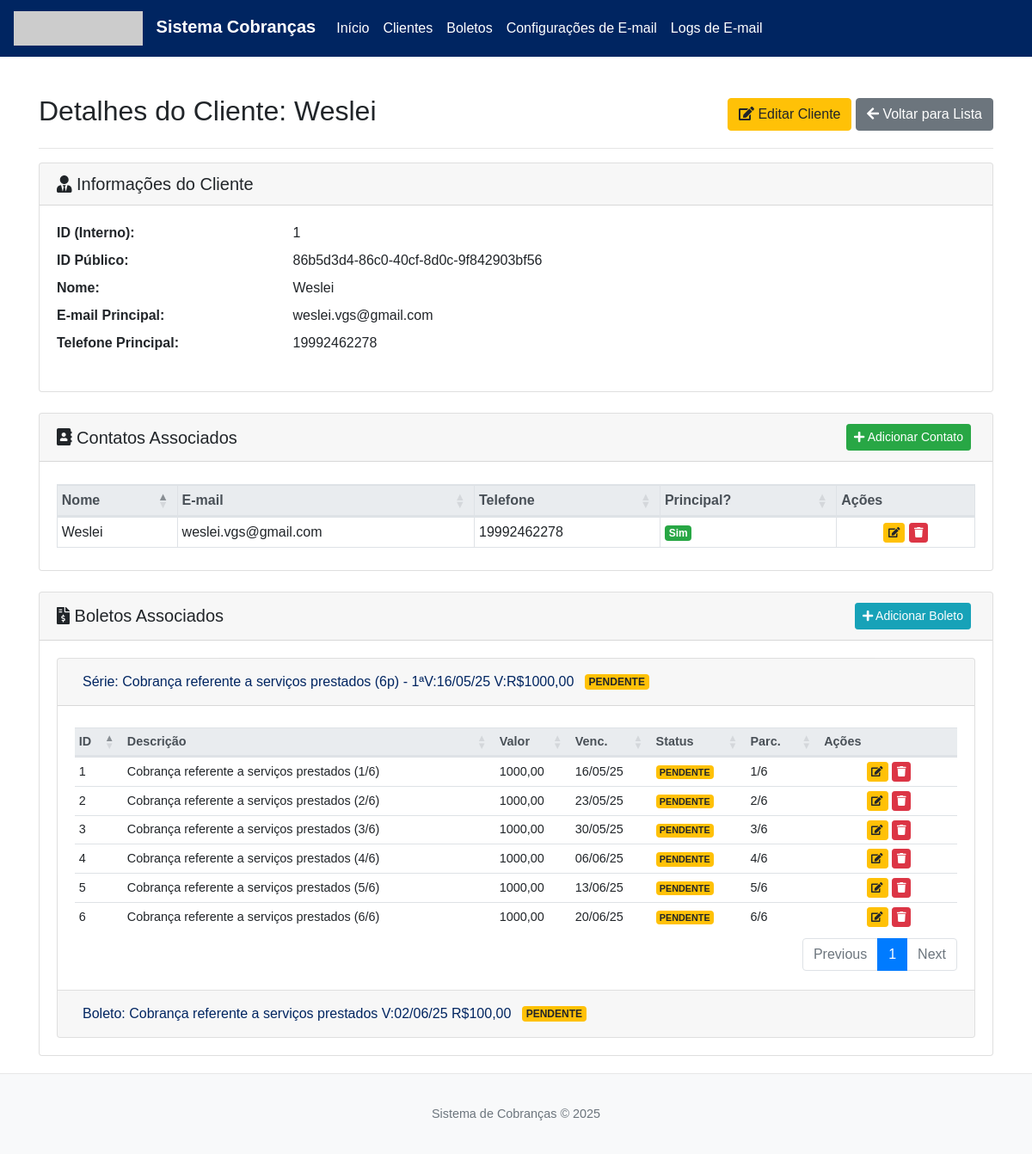
Page /clientes/86b5d3d4-86c0-40cf-8d0c-9f842903bf56 on the committed database.
### database.py (models this page shows, shortened)
class Cliente(db.Model):
    __tablename__ = 'cliente'
    id = db.Column(db.Integer, primary_key=True)
    public_id = db.Column(db.String(36), unique=True, nullable=False)
    nome = db.Column(db.String(150), nullable=False)
    email_principal = db.Column(db.String(120), unique=True, nullable=True)
    telefone_principal = db.Column(db.String(20), nullable=True)
    contatos = db.relationship('Contato', backref='cliente', lazy=True, cascade="all, delete-orphan")
    boletos = db.relationship('Boleto', backref='cliente', lazy=True, cascade="all, delete-orphan")
    __table_args__ = (Index('ix_cliente_public_id', 'public_id'),)

class Contato(db.Model):
    __tablename__ = 'contato'
    id = db.Column(db.Integer, primary_key=True)
    nome = db.Column(db.String(150), nullable=False)
    email = db.Column(db.String(120), nullable=True)
    telefone = db.Column(db.String(20), nullable=True)
    cliente_id = db.Column(db.Integer, db.ForeignKey('cliente.id', name='fk_contato_cliente_id'), nullable=False)
    is_principal = db.Column(db.Boolean, default=False, nullable=False)

class Boleto(db.Model):
    __tablename__ = 'boleto'
    id = db.Column(db.Integer, primary_key=True)
    public_id = db.Column(db.String(36), unique=True, nullable=False, default=generate_uuid)
    descricao_base = db.Column(db.String(180), nullable=False, default="Cobrança")
    descricao_completa = db.Column(db.String(200), nullable=True)
    valor = db.Column(db.Float, nullable=False)
    data_vencimento = db.Column(db.Date, nullable=False)
    periodicidade_replicacao = db.Column(db.String(20), nullable=False, default='mensal')
    numero_parcelas = db.Column(db.Integer, nullable=False, default=1)
    grupo_replicacao_id = db.Column(db.String(36), nullable=True)
    parcela_atual = db.Column(db.Integer, default=1, nullable=False)
    cliente_id = db.Column(db.Integer, db.ForeignKey('cliente.id', name='fk_boleto_cliente_id'), nullable=False)
    status = db.Column(db.String(20), nullable=False, default='pendente')
    data_pagamento = db.Column(db.Date, nullable=True)
    __table_args__ = (Index('ix_boleto_public_id', 'public_id'),)

### app.py (the view)
@main_bp.route('/clientes/<string:public_id>')
def view_cliente(public_id):
    cliente = Cliente.query.filter_by(public_id=public_id).first_or_404()
    boletos_agrupados_dict = defaultdict(list)
    boletos_do_cliente_ordenados = sorted(
        [b for b in cliente.boletos],
        key=lambda b: (b.grupo_replicacao_id if b.grupo_replicacao_id else str(uuid.uuid4()),
                       b.data_vencimento if b.data_vencimento else date.min,
                       b.parcela_atual)
    )
    for boleto_item in boletos_do_cliente_ordenados:
        grupo_chave = boleto_item.grupo_replicacao_id if boleto_item.grupo_replicacao_id else boleto_item.public_id
        boletos_agrupados_dict[grupo_chave].append(boleto_item)
    lista_de_grupos_de_boletos = []
    for grupo_id, boletos_no_grupo in boletos_agrupados_dict.items():
        boletos_no_grupo_ordenados = sorted(boletos_no_grupo, key=lambda b: (b.data_vencimento if b.data_vencimento else date.min, b.parcela_atual))
        if boletos_no_grupo_ordenados:
            lista_de_grupos_de_boletos.append({
                'id_do_grupo': grupo_id, 'boletos': boletos_no_grupo_ordenados,
                'e_serie': len(boletos_no_grupo_ordenados) > 1 and boletos_no_grupo_ordenados[0].grupo_replicacao_id is not None,
                'primeiro_boleto': boletos_no_grupo_ordenados[0]
            })
    lista_de_grupos_de_boletos.sort(key=lambda g: (g['primeiro_boleto'].data_vencimento if g['primeiro_boleto'].data_vencimento else date.min))
    return render_template('view_cliente.html', cliente=cliente, boletos_agrupados_lista=lista_de_grupos_de_boletos)

### database.py (called while the page is built)
@event.listens_for(Engine, "connect")
def _set_sqlite_pragma(dbapi_connection, connection_record):
    if isinstance(dbapi_connection, SQLite3Connection):
        cursor = dbapi_connection.cursor()
        cursor.execute("PRAGMA foreign_keys=ON;")
        cursor.close()

### templates/view_cliente.html (shortened to what this page needs)
{% extends "base.html" %}
{% block head_extra %}
<link rel="stylesheet" href="https://cdnjs.cloudflare.com/ajax/libs/font-awesome/5.15.3/css/all.min.css">
<link rel="stylesheet" href="https://cdn.datatables.net/1.13.8/css/dataTables.bootstrap4.min.css">
{% endblock %}
{% block content %}
<div class="d-flex justify-content-between align-items-center mb-3">
    <h2>Detalhes do Cliente: {{ cliente.nome }}</h2>
    <div>
        <a href="{{ url_for('main.editar_cliente', public_id=cliente.public_id) }}" class="btn btn-warning"><i class="fas fa-edit"></i> Editar Cliente</a>
        <a href="{{ url_for('main.listar_clientes') }}" class="btn btn-secondary"><i class="fas fa-arrow-left"></i> Voltar para Lista</a>
    </div>
</div>
<hr>
<div class="card mb-4">
  <div class="card-header"><h5><i class="fas fa-user-tie"></i> Informações do Cliente</h5></div>
  <div class="card-body">
    <dl class="row">
      <dt class="col-sm-3">ID (Interno):</dt><dd class="col-sm-9">{{ cliente.id }}</dd>
      <dt class="col-sm-3">ID Público:</dt><dd class="col-sm-9">{{ cliente.public_id }}</dd>
      <dt class="col-sm-3">Nome:</dt><dd class="col-sm-9">{{ cliente.nome }}</dd>
      <dt class="col-sm-3">E-mail Principal:</dt><dd class="col-sm-9" id="clienteEmailPrincipalDisplay">{{ cliente.email_principal or 'N/D (defina um contato principal)' }}</dd>
      <dt class="col-sm-3">Telefone Principal:</dt><dd class="col-sm-9" id="clienteTelefonePrincipalDisplay">{{ cliente.telefone_principal or 'N/D (defina um contato principal)' }}</dd>
    </dl>
  </div>
</div>
<div class="card mb-4">
  <div class="card-header d-flex justify-content-between align-items-center">
    <h5><i class="fas fa-address-book"></i> Contatos Associados</h5>
    <button type="button" class="btn btn-success btn-sm" data-toggle="modal" data-target="#modalGerenciarContato" data-action="novo">
        <i class="fas fa-plus"></i> Adicionar Contato
    </button>
  </div>
  <div class="card-body">
    <div class="table-responsive">
      <table id="contatosTable" class="table table-sm table-hover table-bordered" style="width:100%">
        <thead class="thead-light"><tr>
          <th>Nome</th><th>E-mail</th><th>Telefone</th><th>Principal?</th><th class="actions-col no-sort">Ações</th>
        </tr></thead>
        <tbody id="listaContatosBody">
        {% for contato in cliente.contatos %}
        <tr id="contatoRow-{{ contato.id }}">
          <td>{{ contato.nome }}</td>
          <td>{{ contato.email or '-' }}</td>
          <td>{{ contato.telefone or '-' }}</td>
          <td class="is-principal-cell">{% if contato.is_principal %}<span class="badge badge-success">Sim</span>{% else %}<span class="badge badge-secondary">Não</span>{% endif %}</td>
          <td class="actions-col">
            <button type="button" class="btn btn-warning btn-xs btn-abrir-modal-contato"
                    data-toggle="modal" data-target="#modalGerenciarContato"
                    data-contato-id="{{ contato.id }}"
                    data-nome="{{ contato.nome }}"
                    data-email="{{ contato.email or '' }}"
                    data-telefone="{{ contato.telefone or '' }}"
                    data-is-principal="{{ 'true' if contato.is_principal else 'false' }}"
                    data-action="editar"
                    title="Editar Contato">
                <i class="fas fa-edit"></i>
            </button>
            <button type="button" class="btn btn-danger btn-xs btn-excluir-contato" data-contato-id="{{ contato.id }}" data-contato-nome="{{ contato.nome }}" title="Excluir Contato"><i class="fas fa-trash"></i></button>
          </td>
        </tr>
        {% endfor %}
        </tbody>
      </table>
    </div>
  </div>
</div>
<div class="card">
  <div class="card-header d-flex justify-content-between align-items-center">
    <h5><i class="fas fa-file-invoice-dollar"></i> Boletos Associados</h5>
    <a href="{{ url_for('main.novo_boleto', cliente_id=cliente.id, redirect_to_client_public_id=cliente.public_id) }}" class="btn btn-info btn-sm"><i class="fas fa-plus"></i> Adicionar Boleto</a>
  </div>
  <div class="card-body">
    {% if boletos_agrupados_lista %}
    <div class="accordion accordion-boletos" id="accordionBoletosCliente">
      {% for grupo_info in boletos_agrupados_lista %}
      {% set gid = grupo_info.id_do_grupo.replace('-', '') %}
      <div class="card">
        <div class="card-header" id="heading{{ loop.index0 }}">
          <h5 class="mb-0">
            <button class="btn btn-link {% if not loop.first %}collapsed{% endif %}" type="button" data-toggle="collapse" data-target="#collapse{{ loop.index0 }}" aria-expanded="{{ 'true' if loop.first else 'false' }}">
              {% if grupo_info.e_serie %}Série: {{ grupo_info.primeiro_boleto.descricao_base }} ({{ grupo_info.boletos|length }}p) - 1ªV:{{ grupo_info.primeiro_boleto.data_vencimento.strftime('%d/%m/%y') }} V:R${{ "%.2f"|format(grupo_info.primeiro_boleto.valor)|replace('.', ',') }}
              {% else %}Boleto: {{ grupo_info.primeiro_boleto.descricao_completa }} V:{{ grupo_info.primeiro_boleto.data_vencimento.strftime('%d/%m/%y') }} R${{ "%.2f"|format(grupo_info.primeiro_boleto.valor)|replace('.', ',') }}{% endif %}
              {% if grupo_info.primeiro_boleto.status == 'pago' %}<span class="badge badge-success ml-2">PAGO</span>{% else %}<span class="badge badge-warning ml-2">PENDENTE</span>{% endif %}
            </button>
          </h5>
        </div>
        <div id="collapse{{ loop.index0 }}" class="collapse {% if loop.first %}show{% endif %}" data-parent="#accordionBoletosCliente">
          <div class="card-body">
            <table class="table table-sm table-hover table-boletos-accordion" style="width:100%">
              <thead class="thead-light">
                <tr><th>ID</th><th>Descri&ccedil;&atilde;o</th><th>Valor</th><th>Venc.</th><th>Status</th><th>Parc.</th><th class="actions-col no-sort">A&ccedil;&otilde;es</th></tr>
              </thead>
              <tbody>
              {% for b in grupo_info.boletos %}
              <tr class="{% if b.status=='pago' %}boleto-pago-row-accordion{% endif %}">
                <td>{{ b.id }}</td>
                <td>{{ b.descricao_completa }}</td>
                <td>{{ "%.2f"|format(b.valor)|replace('.', ',') }}</td>
                <td>{{ b.data_vencimento.strftime('%d/%m/%y') }}</td>
                <td>{% if b.status=='pago' %}<span class="badge badge-success">PAGO</span>{% else %}<span class="badge badge-warning">PENDENTE</span>{% endif %}</td>
                <td>{{ b.parcela_atual }}/{{ b.numero_parcelas }}</td>
                <td class="actions-col">
                  <button class="btn btn-warning btn-xs btn-editar-boleto-modal" data-toggle="modal" data-target="#modalEdicaoBoleto" data-public-id="{{ b.public_id }}" data-redirect-client-id="{{ cliente.public_id }}"><i class="fas fa-edit"></i></button>
                  {% if b.status!='pago' %}
                  <button class="btn btn-danger btn-xs" data-toggle="modal" data-target="#confirmDeleteBoletoModal{{ b.id }}"><i class="fas fa-trash"></i></button>
                  {% endif %}
                </td>
              </tr>
              {% endfor %}
              </tbody>
            </table>
          </div>
        </div>
      </div>
      {% endfor %}
    </div>
    {% else %}
      <p class="text-muted">Nenhum boleto cadastrado.</p>
    {% endif %}
  </div>
</div>
{% endblock %}

### static/style.css (style rules this page uses)
body { display: flex; flex-direction: column; min-height: 100vh; font-family: 'Arial', sans-serif; }
.table th, .table td { vertical-align: middle; }
.actions-col { width: 150px; text-align: center; }
.btn-sm { margin-right: 5px; }
.card-header h5 { margin-bottom: 0; }

### templates/view_cliente.html (style rules this page uses)
.btn-xs { padding: .1rem .3rem; font-size: .75rem; line-height: 1.5; border-radius: .2rem; }
.accordion-boletos .card-header { padding: .5rem 1rem; }
.accordion-boletos .btn-link { font-weight: 500; color: #002561; text-decoration: none; width: 100%; text-align: left; }
.table-boletos-accordion th, .table-boletos-accordion td { font-size: 0.9em; }

### rows in the picture
Cliente: nome "Weslei", id "1", public_id "86b5d3d4-86c0-40cf-8d0c-9f842903bf56", email_principal "weslei.vgs@gmail.com", telefone_principal "19992462278"
Contato: nome "Weslei", email "weslei.vgs@gmail.com", telefone "19992462278", is_principal "Sim"
Boleto: primeiro_boleto.descricao_base "Cobrança referente a serviços prestados", boletos|length "6", primeiro_boleto.data_vencimento "16/05/25", valor "1000,00", status "PENDENTE", id "1", descricao_completa "Cobrança referente a serviços prestados (1/6)", data_vencimento "16/05/25", parcela_atual "1", numero_parcelas "6"
Boleto: id "2", descricao_completa "Cobrança referente a serviços prestados (2/6)", valor "1000,00", data_vencimento "23/05/25", status "PENDENTE", parcela_atual "2", numero_parcelas "6"
Boleto: id "3", descricao_completa "Cobrança referente a serviços prestados (3/6)", valor "1000,00", data_vencimento "30/05/25", status "PENDENTE", parcela_atual "3", numero_parcelas "6"
Boleto: id "4", descricao_completa "Cobrança referente a serviços prestados (4/6)", valor "1000,00", data_vencimento "06/06/25", status "PENDENTE", parcela_atual "4", numero_parcelas "6"
Boleto: id "5", descricao_completa "Cobrança referente a serviços prestados (5/6)", valor "1000,00", data_vencimento "13/06/25", status "PENDENTE", parcela_atual "5", numero_parcelas "6"
Boleto: id "6", descricao_completa "Cobrança referente a serviços prestados (6/6)", valor "1000,00", data_vencimento "20/06/25", status "PENDENTE", parcela_atual "6", numero_parcelas "6"
Boleto: primeiro_boleto.descricao_completa "Cobrança referente a serviços prestados", primeiro_boleto.data_vencimento "02/06/25", valor "100,00", status "PENDENTE"
